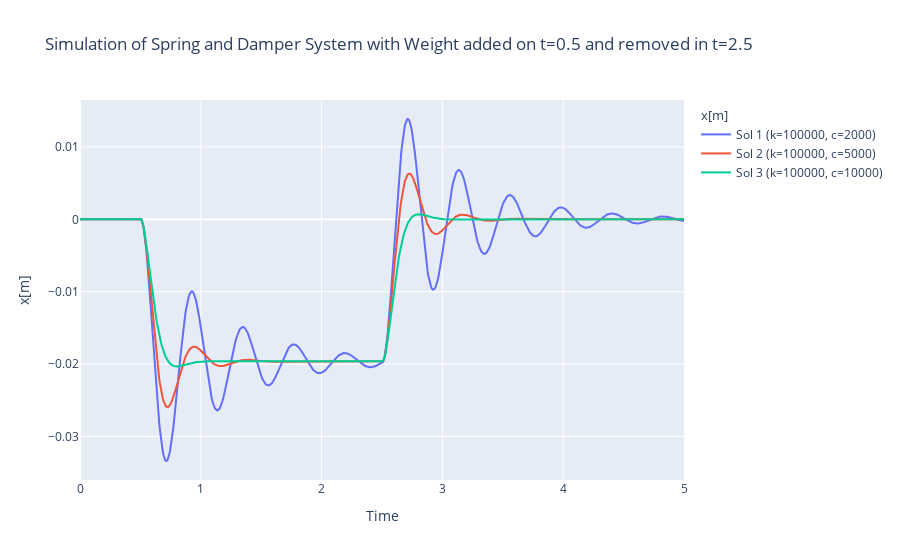

Here is the notebook cell this chart was saved with:
### Code cell
# Solve and Plot Spring and Damper
# Initial Conditions
w_0 = np.array([0, 0.0])

# Parameters
t_span = [0,5]
steps = 1000
f_ext = lambda t,w: 0 if t<0.5 or t>2.5 else -200*9.81

k_vals = [1e5,1e5,1e5]
c_vals = [2e3,5e3,1e4]

# Solve and Plot
fig = None
for i in range(len(k_vals)):
    k = k_vals[i]
    c = c_vals[i]
    legend=f'Sol {i+1} (k={k:g}, c={c:g})'
    if not fig: fig = plot_sol(*solve(lambda t,w,f: spring(t,w,f,c=c, k=k), t_span, w_0,f_ext, n_steps=1000),["x[m]","v[m/s]"], legend=legend,
                title = "Simulation of Spring and Damper System with Weight added on t=0.5 and removed in t=2.5", plot=[1,0])
    else: add_sol(fig, *solve(lambda t,w,f: spring(t,w,f,c=c, k=k), t_span, w_0,f_ext), legend=legend, plot=[1,0])
fig.show()

### Figure 1 — Plotly figure (JSON) as saved in the notebook; plotly's stock layout.template omitted (floating-point values rounded to 4 significant figures; data arrays with more than 128 entries replaced by an {"elided": "..."} marker saying what was removed)
{"data": [{"legendgroup": "1", "legendgrouptitle": {"text": "x[m]"}, "name": "Sol 1 (k=100000, c=2000)", "type": "scatter", "x": {"elided": "1000 float values"}, "xaxis": "x", "y": {"elided": "1000 float values"}, "yaxis": "y"}, {"legendgroup": "1", "name": "Sol 2 (k=100000, c=5000)", "type": "scatter", "x": {"elided": "1000 float values"}, "xaxis": "x", "y": {"elided": "1000 float values"}, "yaxis": "y"}, {"legendgroup": "1", "name": "Sol 3 (k=100000, c=10000)", "type": "scatter", "x": {"elided": "1000 float values"}, "xaxis": "x", "y": {"elided": "1000 float values"}, "yaxis": "y"}], "layout": {"legend": {"tracegroupgap": 200}, "title": {"text": "Simulation of Spring and Damper System with Weight added on t=0.5 and removed in t=2.5"}, "xaxis": {"anchor": "y", "domain": [0, 1], "showticklabels": true, "title": {"text": "Time"}}, "yaxis": {"anchor": "x", "domain": [0, 1], "title": {"text": "x[m]"}}}}
